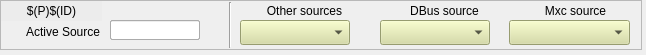
<?xml version="1.0" encoding="UTF-8"?>
<ui version="4.0">
 <class>Form</class>
 <widget class="QWidget" name="Form">
  <property name="geometry">
   <rect>
    <x>0</x>
    <y>0</y>
    <width>646</width>
    <height>55</height>
   </rect>
  </property>
  <property name="windowTitle">
   <string>Form</string>
  </property>
  <widget class="QFrame" name="frame">
   <property name="geometry">
    <rect>
     <x>0</x>
     <y>0</y>
     <width>642</width>
     <height>50</height>
    </rect>
   </property>
   <property name="frameShape">
    <enum>QFrame::StyledPanel</enum>
   </property>
   <property name="frameShadow">
    <enum>QFrame::Raised</enum>
   </property>
   <widget class="QLabel" name="label_14">
    <property name="geometry">
     <rect>
      <x>9</x>
      <y>22</y>
      <width>91</width>
      <height>20</height>
     </rect>
    </property>
    <property name="text">
     <string>Active Source</string>
    </property>
    <property name="alignment">
     <set>Qt::AlignRight|Qt::AlignTrailing|Qt::AlignVCenter</set>
    </property>
   </widget>
   <widget class="caMenu" name="camenu_2">
    <property name="geometry">
     <rect>
      <x>240</x>
      <y>20</y>
      <width>110</width>
      <height>25</height>
     </rect>
    </property>
    <property name="styleSheet">
     <string notr="true">background-color: rgb(212, 219, 157);</string>
    </property>
    <property name="channel" stdset="0">
     <string notr="true">$(SYS)-$(DEVICE):$(P)$(ID)-Src-Misc-SP</string>
    </property>
   </widget>
   <widget class="QLabel" name="label_16">
    <property name="geometry">
     <rect>
      <x>399</x>
      <y>1</y>
      <width>91</width>
      <height>20</height>
     </rect>
    </property>
    <property name="text">
     <string>DBus source</string>
    </property>
    <property name="alignment">
     <set>Qt::AlignCenter</set>
    </property>
   </widget>
   <widget class="QLabel" name="label_15">
    <property name="geometry">
     <rect>
      <x>259</x>
      <y>1</y>
      <width>91</width>
      <height>19</height>
     </rect>
    </property>
    <property name="text">
     <string>Other sources</string>
    </property>
    <property name="alignment">
     <set>Qt::AlignCenter</set>
    </property>
   </widget>
   <widget class="QLabel" name="label_17">
    <property name="geometry">
     <rect>
      <x>530</x>
      <y>1</y>
      <width>91</width>
      <height>20</height>
     </rect>
    </property>
    <property name="text">
     <string>Mxc source</string>
    </property>
    <property name="alignment">
     <set>Qt::AlignCenter</set>
    </property>
   </widget>
   <widget class="caMenu" name="camenu_3">
    <property name="geometry">
     <rect>
      <x>509</x>
      <y>20</y>
      <width>121</width>
      <height>25</height>
     </rect>
    </property>
    <property name="styleSheet">
     <string notr="true">background-color: rgb(212, 219, 157);</string>
    </property>
    <property name="channel" stdset="0">
     <string notr="true">$(SYS)-$(DEVICE):$(P)$(ID)-Src-Mxc-SP</string>
    </property>
   </widget>
   <widget class="caMenu" name="camenu_4">
    <property name="geometry">
     <rect>
      <x>380</x>
      <y>20</y>
      <width>110</width>
      <height>25</height>
     </rect>
    </property>
    <property name="styleSheet">
     <string notr="true">background-color: rgb(212, 219, 157);</string>
    </property>
    <property name="channel" stdset="0">
     <string notr="true">$(SYS)-$(DEVICE):$(P)$(ID)-Src-DBus-SP</string>
    </property>
   </widget>
   <widget class="caLabel" name="calabel">
    <property name="geometry">
     <rect>
      <x>1</x>
      <y>1</y>
      <width>101</width>
      <height>20</height>
     </rect>
    </property>
    <property name="styleSheet">
     <string notr="true">background-color: rgb(236, 236, 236, 255);</string>
    </property>
    <property name="text">
     <string>$(P)$(ID)</string>
    </property>
    <property name="alignment">
     <set>Qt::AlignCenter</set>
    </property>
   </widget>
   <widget class="Line" name="line">
    <property name="geometry">
     <rect>
      <x>220</x>
      <y>2</y>
      <width>20</width>
      <height>46</height>
     </rect>
    </property>
    <property name="orientation">
     <enum>Qt::Vertical</enum>
    </property>
   </widget>
   <widget class="caFrame" name="caframe_dbus_2">
    <property name="geometry">
     <rect>
      <x>380</x>
      <y>1</y>
      <width>19</width>
      <height>19</height>
     </rect>
    </property>
    <property name="macro">
     <string notr="true">CHAN=$(SYS)-$(DEVICE):$(P)$(ID)-Src-DBus-RB</string>
    </property>
    <property name="visibility">
     <enum>caFrame::Calc</enum>
    </property>
    <property name="visibilityCalc">
     <string notr="true">A=B&amp;&amp;A&lt;40&amp;&amp;A&gt;31</string>
    </property>
    <property name="channel" stdset="0">
     <string notr="true">$(SYS)-$(DEVICE):$(P)$(ID)-Src-RB</string>
    </property>
    <property name="channelB">
     <string notr="true">$(SYS)-$(DEVICE):$(P)$(ID)-Src-DBus-RB.RVAL</string>
    </property>
    <widget class="caLed" name="caled_8">
     <property name="geometry">
      <rect>
       <x>0</x>
       <y>1</y>
       <width>16</width>
       <height>16</height>
      </rect>
     </property>
     <property name="falseColor">
      <color>
       <red>0</red>
       <green>255</green>
       <blue>0</blue>
      </color>
     </property>
     <property name="trueColor">
      <color>
       <red>0</red>
       <green>255</green>
       <blue>0</blue>
      </color>
     </property>
     <property name="undefinedColor">
      <color>
       <red>0</red>
       <green>255</green>
       <blue>0</blue>
      </color>
     </property>
    </widget>
   </widget>
   <widget class="caFrame" name="caframe_mxc_2">
    <property name="geometry">
     <rect>
      <x>510</x>
      <y>1</y>
      <width>19</width>
      <height>19</height>
     </rect>
    </property>
    <property name="macro">
     <string notr="true">CHAN=$(SYS)-$(DEVICE):$(P)$(ID)-Src-Mxc-RB</string>
    </property>
    <property name="visibility">
     <enum>caFrame::Calc</enum>
    </property>
    <property name="visibilityCalc">
     <string notr="true">A=B&amp;&amp;A&gt;=40&amp;&amp;A&lt;=47</string>
    </property>
    <property name="channel" stdset="0">
     <string notr="true">$(SYS)-$(DEVICE):$(P)$(ID)-Src-RB</string>
    </property>
    <property name="channelB">
     <string notr="true">$(SYS)-$(DEVICE):$(P)$(ID)-Src-Mxc-RB.RVAL</string>
    </property>
    <widget class="caLed" name="caled_9">
     <property name="geometry">
      <rect>
       <x>0</x>
       <y>1</y>
       <width>16</width>
       <height>16</height>
      </rect>
     </property>
     <property name="falseColor">
      <color>
       <red>0</red>
       <green>255</green>
       <blue>0</blue>
      </color>
     </property>
     <property name="trueColor">
      <color>
       <red>0</red>
       <green>255</green>
       <blue>0</blue>
      </color>
     </property>
     <property name="undefinedColor">
      <color>
       <red>0</red>
       <green>255</green>
       <blue>0</blue>
      </color>
     </property>
    </widget>
   </widget>
   <widget class="caFrame" name="caframe_other_2">
    <property name="geometry">
     <rect>
      <x>240</x>
      <y>1</y>
      <width>19</width>
      <height>19</height>
     </rect>
    </property>
    <property name="macro">
     <string notr="true">CHAN=$(SYS)-$(DEVICE):$(P)$(ID)-Src-Misc-RB</string>
    </property>
    <property name="visibility">
     <enum>caFrame::Calc</enum>
    </property>
    <property name="visibilityCalc">
     <string notr="true">A=B&amp;&amp;(A==48||A==62||A==63)</string>
    </property>
    <property name="channel" stdset="0">
     <string notr="true">$(SYS)-$(DEVICE):$(P)$(ID)-Src-RB</string>
    </property>
    <property name="channelB">
     <string notr="true">$(SYS)-$(DEVICE):$(P)$(ID)-Src-Misc-RB.RVAL</string>
    </property>
    <widget class="caLed" name="caled_7">
     <property name="geometry">
      <rect>
       <x>0</x>
       <y>1</y>
       <width>16</width>
       <height>16</height>
      </rect>
     </property>
     <property name="falseColor">
      <color>
       <red>0</red>
       <green>255</green>
       <blue>0</blue>
      </color>
     </property>
     <property name="trueColor">
      <color>
       <red>0</red>
       <green>255</green>
       <blue>0</blue>
      </color>
     </property>
     <property name="undefinedColor">
      <color>
       <red>0</red>
       <green>255</green>
       <blue>0</blue>
      </color>
     </property>
    </widget>
   </widget>
   <widget class="caFrame" name="caframe_other">
    <property name="geometry">
     <rect>
      <x>110</x>
      <y>20</y>
      <width>111</width>
      <height>21</height>
     </rect>
    </property>
    <property name="macro">
     <string notr="true">CHAN=$(SYS)-$(DEVICE):$(P)$(ID)-Src-Misc-RB</string>
    </property>
    <property name="visibility">
     <enum>caFrame::Calc</enum>
    </property>
    <property name="visibilityCalc">
     <string notr="true">A=B&amp;&amp;(A==48||A==62||A==63)</string>
    </property>
    <property name="channel" stdset="0">
     <string notr="true">$(SYS)-$(DEVICE):$(P)$(ID)-Src-RB</string>
    </property>
    <property name="channelB">
     <string notr="true">$(SYS)-$(DEVICE):$(P)$(ID)-Src-Misc-RB.RVAL</string>
    </property>
    <widget class="caLineEdit" name="calineedit_5">
     <property name="geometry">
      <rect>
       <x>0</x>
       <y>0</y>
       <width>90</width>
       <height>20</height>
      </rect>
     </property>
     <property name="channel" stdset="0">
      <string notr="true">$(CHAN)</string>
     </property>
    </widget>
   </widget>
   <widget class="caFrame" name="caframe_dbus">
    <property name="geometry">
     <rect>
      <x>110</x>
      <y>20</y>
      <width>111</width>
      <height>21</height>
     </rect>
    </property>
    <property name="macro">
     <string notr="true">CHAN=$(SYS)-$(DEVICE):$(P)$(ID)-Src-DBus-RB</string>
    </property>
    <property name="visibility">
     <enum>caFrame::Calc</enum>
    </property>
    <property name="visibilityCalc">
     <string notr="true">A=B&amp;&amp;A&lt;40&amp;&amp;A&gt;31</string>
    </property>
    <property name="channel" stdset="0">
     <string notr="true">$(SYS)-$(DEVICE):$(P)$(ID)-Src-RB</string>
    </property>
    <property name="channelB">
     <string notr="true">$(SYS)-$(DEVICE):$(P)$(ID)-Src-DBus-RB.RVAL</string>
    </property>
    <widget class="caLineEdit" name="calineedit_2">
     <property name="geometry">
      <rect>
       <x>0</x>
       <y>0</y>
       <width>90</width>
       <height>20</height>
      </rect>
     </property>
     <property name="channel" stdset="0">
      <string notr="true">$(CHAN)</string>
     </property>
    </widget>
   </widget>
   <widget class="caFrame" name="caframe_mxc">
    <property name="geometry">
     <rect>
      <x>110</x>
      <y>20</y>
      <width>111</width>
      <height>21</height>
     </rect>
    </property>
    <property name="macro">
     <string notr="true">CHAN=$(SYS)-$(DEVICE):$(P)$(ID)-Src-Mxc-RB</string>
    </property>
    <property name="visibility">
     <enum>caFrame::Calc</enum>
    </property>
    <property name="visibilityCalc">
     <string notr="true">A=B&amp;&amp;A&gt;=40&amp;&amp;A&lt;=47</string>
    </property>
    <property name="channel" stdset="0">
     <string notr="true">$(SYS)-$(DEVICE):$(P)$(ID)-Src-RB</string>
    </property>
    <property name="channelB">
     <string notr="true">$(SYS)-$(DEVICE):$(P)$(ID)-Src-Mxc-RB.RVAL</string>
    </property>
    <widget class="caLineEdit" name="calineedit_4">
     <property name="geometry">
      <rect>
       <x>0</x>
       <y>0</y>
       <width>90</width>
       <height>20</height>
      </rect>
     </property>
     <property name="channel" stdset="0">
      <string notr="true">$(CHAN)</string>
     </property>
    </widget>
   </widget>
  </widget>
 </widget>
 <customwidgets>
  <customwidget>
   <class>caMenu</class>
   <extends>QComboBox</extends>
   <header>caMenu</header>
  </customwidget>
  <customwidget>
   <class>caFrame</class>
   <extends>QFrame</extends>
   <header>caFrame</header>
   <container>1</container>
  </customwidget>
  <customwidget>
   <class>caLabel</class>
   <extends>QLabel</extends>
   <header>caLabel</header>
  </customwidget>
  <customwidget>
   <class>caLed</class>
   <extends>QWidget</extends>
   <header>caLed</header>
  </customwidget>
  <customwidget>
   <class>caLineEdit</class>
   <extends>QLineEdit</extends>
   <header>caLineEdit</header>
  </customwidget>
 </customwidgets>
 <resources/>
 <connections/>
</ui>
